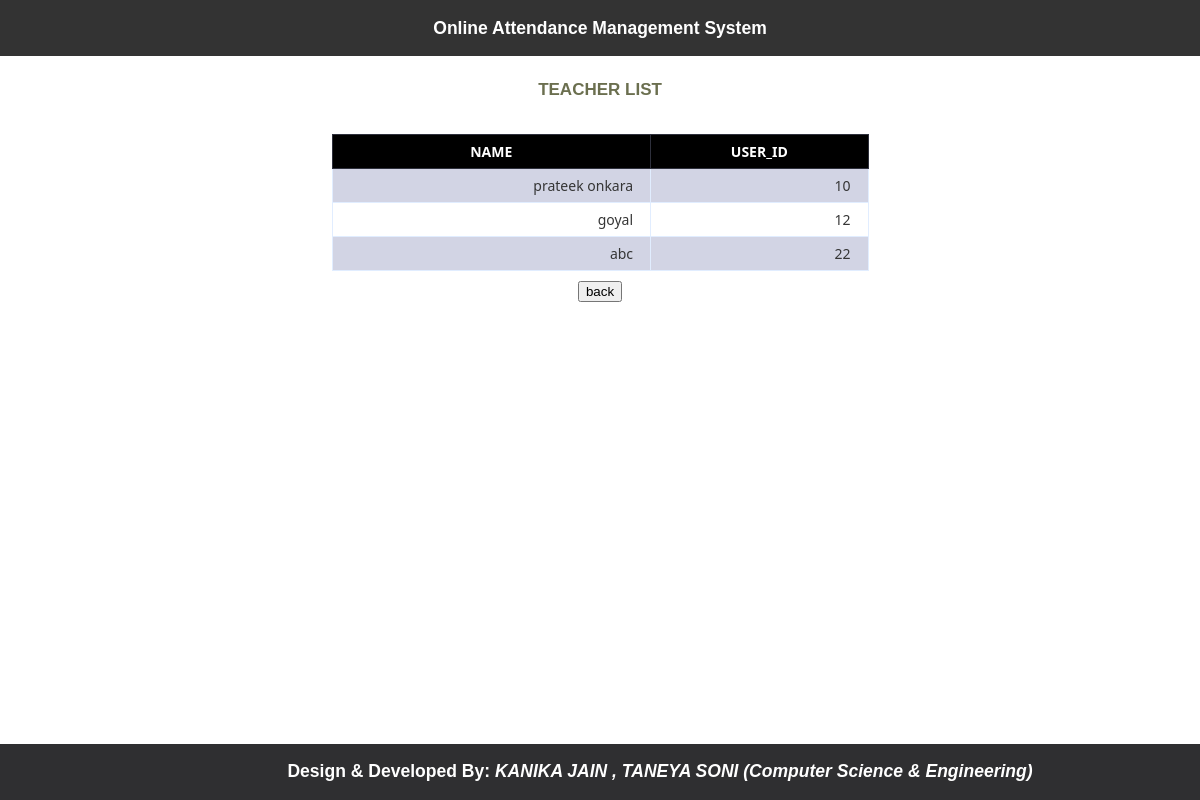
The page /teacher_list5.php on the database its author committed.
### tables this page shows
CREATE TABLE `teacher_table` (
  `name` varchar(30) NOT NULL,
  `branch` varchar(30) NOT NULL,
  `semester` varchar(30) NOT NULL,
  `course` varchar(30) NOT NULL,
  `user_id` varchar(30) NOT NULL,
  `password` varchar(30) NOT NULL
);

### teacher_list5.php (the view, shortened to what this page needs)
<?php include 'header.php';?>
<!DOCTYPE html>
<html>
<?php
$servername = "localhost";
$username = "root";
$password = "";
$dbname = "attendancedb";
$conn = new mysqli($servername, $username, $password, $dbname);
$sql = "SELECT * FROM teacher_table";
$result = $conn->query($sql);
?>
<head>
</head>
<body>
	<h1>Teacher List</h1>
	<table class="data-table">
		<thead >
			<tr>
				<th>name</th>
				<th>user_id</th>
			</tr>
		</thead>
		<tbody>
		<?php
		while ($row = mysqli_fetch_array($result))
		{
			echo '<tr>
					<td>'.$row['name'].'</td>
					<td>'.$row['user_id'].'</td>
				</tr>';
		}
		?>
		</tbody>
	</table>
	 <center> <a href="ad.php"><button style="margin-bottom:80px;">back</button></a></center>
</body>
</html>
<?php include 'footer.php'?>

### header.php (style rules this page uses)
body { padding-top: 60px; padding-bottom: 40px; }

### teacher_list5.php (style rules this page uses)
body { font-size: 15px; color: #6b6f4f; font-family: "segoe-ui", "open-sans", tahoma, arial; padding: 0; margin: 0; }
table { margin: auto; font-family: "Lucida Sans Unicode", "Lucida Grande", "Segoe Ui"; font-size: 12px; }
h1 { margin: 25px auto 0; text-align: center; text-transform: uppercase; font-size: 17px; }
table td { transition: all .5s; }
.data-table { border-collapse: collapse; font-size: 14px; min-width: 537px; margin-bottom:10px; }
.data-table th, .data-table td { border: 1px solid #e1edff; padding: 7px 17px; }
.data-table thead th { background-color: black; color: #FFFFFF; border-color: #2e303c!important; text-transform: uppercase; }
.data-table tbody td { color: #353535; }
.data-table tbody td:first-child, .data-table tbody td:nth-child(4), .data-table tbody td:last-child { text-align: right; }
.data-table tbody tr:nth-child(odd) td { background-color:#d2d4e4; }
h1 { margin-top:80px; }

### rows shown on the page
teacher_table: name "prateek onkara", user_id "10"
teacher_table: name "goyal", user_id "12"
teacher_table: name "abc", user_id "22"
